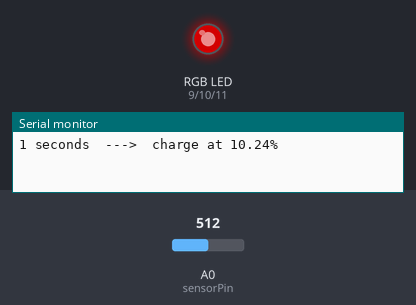
A sketch run on a simulated Arduino Uno, built with avr-gcc and run on an emulated ATmega328P. Parts: an RGB LED mixed from three pins (HIGH = lit), the last lines printed to the serial monitor. The test bench sets the inputs (shaded band); at power-on: A0 (sensorPin) = 512. Dim RGB values are drawn brighter than linear.

Above: at 1.0 s.
At 4.2 s:
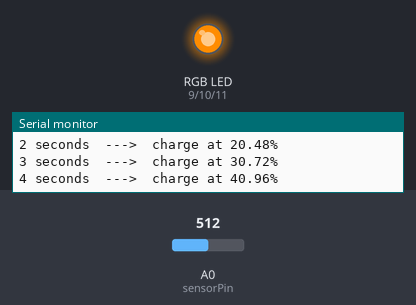
4.3 s: A0 (sensorPin) set to 556
7.3 s: A0 (sensorPin) set to 584
At 8.8 s:
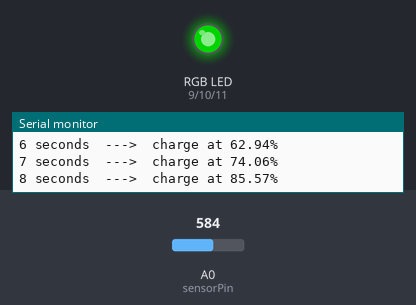
Timing chart, 0 to 16.3 s (numbered marks = the images above; inputs shaded):
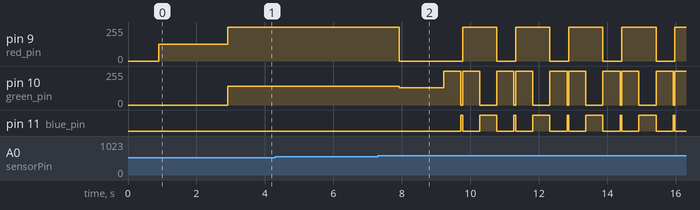

The sketch:

Battery_Charged_Indicator.ino
```cpp
// Title: Battery LED Indicator
// Description: This code controls an RGB LED using three PWM pins to display different colors in a loop and displays the battery charge percentage.

// Define the analog pin for the battery sensor
int sensorPin = A0;
int sensorValue = 0;

// Define the pins for the RGB LED
int red_pin = 9;
int green_pin = 10;
int blue_pin = 11;

// Define the total battery capacity and current battery level
unsigned int batteryCapacity = 50000;
unsigned int batteryLevel = 0;

// Variables for time tracking
unsigned int ticks = 0;
unsigned int wait = 100;
double percentFull;

void setup() {
  // Initialize serial communication for debugging
  Serial.begin(9600);

  // Set the pinMode for the RGB LED pins as OUTPUT
  pinMode(red_pin, OUTPUT);
  pinMode(green_pin, OUTPUT);
  pinMode(blue_pin, OUTPUT);
}

// Function to set the RGB LED color
void RGB(int red, int green, int blue)
{
  analogWrite(red_pin, red);     // Set the intensity of the red LED
  analogWrite(green_pin, green); // Set the intensity of the green LED
  analogWrite(blue_pin, blue);   // Set the intensity of the blue LED
}

// Function to calculate the battery charge percentage
double getBatteryPercentage() {
  return (((double)batteryLevel / (double)batteryCapacity) * 100);
}

// Function to display battery charge percentage and control LED color
void ShowBatteryPercentage() {
  // Calculate the charge percentage with a custom function
  percentFull = getBatteryPercentage();

  if(ticks % 1000 == 0) {
    // Print the elapsed time
    Serial.print((ticks/1000));
    Serial.print(" seconds  --->  charge at ");
    // Print the percent charge
    Serial.print(percentFull);
    // Print a percent character and line return
    Serial.println("%");

    // Set the LED color based on charge percentage
    if (percentFull >= 0 && percentFull <= 25) {
      RGB(125, 0, 0); // Red
    }
    else if (percentFull > 25 && percentFull <= 75) {
      RGB(255, 140, 0); // Orange
    }
    else if (percentFull > 75 && percentFull < 100) {
      RGB(0, 128, 0); // Green
    }
  }
  else {
    return;
  }
}

void loop() {
  // Read the value from the battery sensor
  sensorValue = analogRead(sensorPin);
  batteryLevel += sensorValue;
  ticks += wait;

  if(batteryLevel >= batteryCapacity) {
    while(true){
      // Battery fully charged
      Serial.print((ticks/1000));
      Serial.print(" seconds  --->  ");
      Serial.println("FULLY CHARGED");
      batteryLevel = batteryCapacity; // Prevent integer overflow
      ticks = 0;
      RGB(0, 255, 0); // Green
      delay(500);
      RGB(0, 0, 255); // Blue
      delay(50);
      RGB(255, 255, 0); // Yellow
      delay(500);
      RGB(255, 0, 255); // Pink
      delay(500);
      RGB(0, 255, 255); // Cyan
    }
  }
  else {
    ShowBatteryPercentage();
  }

  delay(wait);
}
```

Measured:
- the behaviour switches between 573 and 574 on A0 (sensorPin) (found by bisection; images 1 and 2)
- by itself, pin 9 (red_pin): repeats every 1.6 s: 255/255 1.0 s, 0/255 0.55 s
- by itself, pin 10 (green_pin): repeats every 1.6 s: 255/255 0.50 s, 0/255 0.05 s, 255/255 0.50 s, 0/255 0.50 s
- by itself, pin 11 (blue_pin): repeats every 1.6 s: LOW 0.50 s, HIGH 0.50 s, LOW 0.50 s, HIGH 0.05 s
